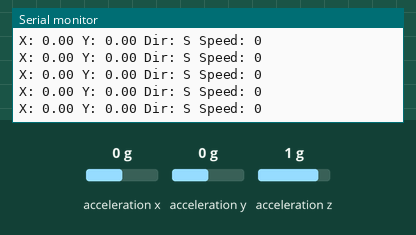
The sketch below on a simulated Arduino Uno, built with avr-gcc and run on an emulated ATmega328P. Parts: the last lines printed to the serial monitor. Inputs (shaded band) come from the test bench; at power-on: acceleration x 0 g, acceleration y 0 g, acceleration z 1 g. No radio packets arrive unless stated.

Above: at 10.3 s.
10.4 s: acceleration x set to -0.2 g
At 11.5 s:
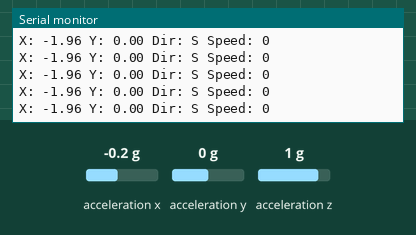
13.4 s: acceleration x set to 0.1 g
At 14.2 s:
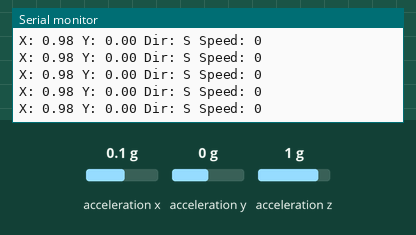
Timing chart, 0 to 16.4 s (numbered marks = the images above; inputs shaded):
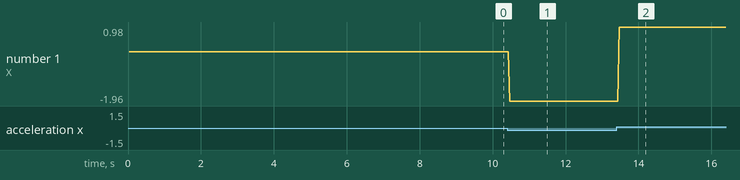

The sketch:

Transimiter_Code.ino
```cpp
#include <Wire.h>
#include <SPI.h>
#include <nRF24L01.h>
#include <RF24.h>
#include <Adafruit_Sensor.h>
#include <Adafruit_ADXL345_U.h>

// NRF24
#define CE_PIN 7
#define CSN_PIN 8

RF24 radio(CE_PIN, CSN_PIN);

const byte address[6] = "00001";

// ADXL345
Adafruit_ADXL345_Unified accel = Adafruit_ADXL345_Unified(12345);

struct ControlData {
  char dir;
  int speed;
};

ControlData data;

int currentSpeed = 0;
int targetSpeed = 0;

void setup() {

  Serial.begin(9600);

  // Initialize ADXL345
  if (!accel.begin()) {
    Serial.println("ADXL345 not detected!");
    while (1);
  }

  accel.setRange(ADXL345_RANGE_16_G);

  // Initialize NRF24
  if (!radio.begin()) {
    Serial.println("NRF24L01 not detected!");
    while (1);
  }

  radio.openWritingPipe(address);
  radio.setPALevel(RF24_PA_LOW);
  radio.stopListening();

  Serial.println("Gesture Controller Ready");
}

void loop() {

  sensors_event_t event;
  accel.getEvent(&event);

  float x = event.acceleration.x;
  float y = event.acceleration.y;

  data.dir = 'S';
  targetSpeed = 0;

  // Calculate tilt strength
  float tilt = max(abs(x), abs(y));

  targetSpeed = map(tilt * 10, 0, 100, 0, 255);
  targetSpeed = constrain(targetSpeed, 0, 255);

  // Forward
  if (y > 3) {
    data.dir = 'F';
  }

  // Backward
  else if (y < -3) {
    data.dir = 'B';
  }

  // Right
  else if (x > 3) {
    data.dir = 'R';
  }

  // Left
  else if (x < -3) {
    data.dir = 'L';
  }

  // Stop
  else {
    data.dir = 'S';
    targetSpeed = 0;
  }

  // Smooth acceleration
  if (currentSpeed < targetSpeed)
    currentSpeed += 3;

  if (currentSpeed > targetSpeed)
    currentSpeed -= 3;

  currentSpeed = constrain(currentSpeed, 0, 255);

  data.speed = currentSpeed;

  // Send data
  radio.write(&data, sizeof(data));

  // Debug
  Serial.print("X: ");
  Serial.print(x);

  Serial.print(" Y: ");
  Serial.print(y);

  Serial.print(" Dir: ");
  Serial.print(data.dir);

  Serial.print(" Speed: ");
  Serial.println(data.speed);

  delay(20);
}
```

Measured:
- after the input at 10.4 s, the serial monitor: prints a new line after 0.07 s (image 1)
- after the input at 13.4 s, the serial monitor: prints a new line after 0.07 s (image 2)
- plotted number 1: 0 → -1.96 after the input at 10.4 s, -1.96 → 0.98 after the input at 13.4 s
